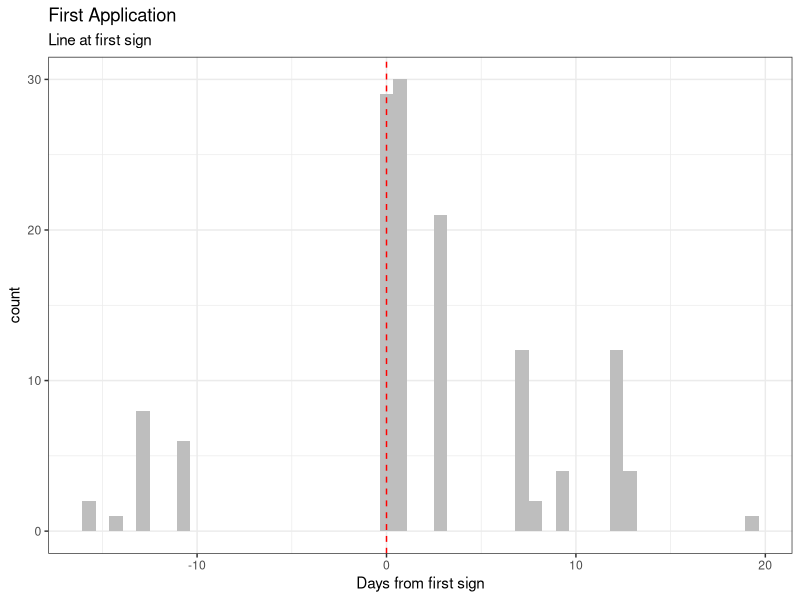
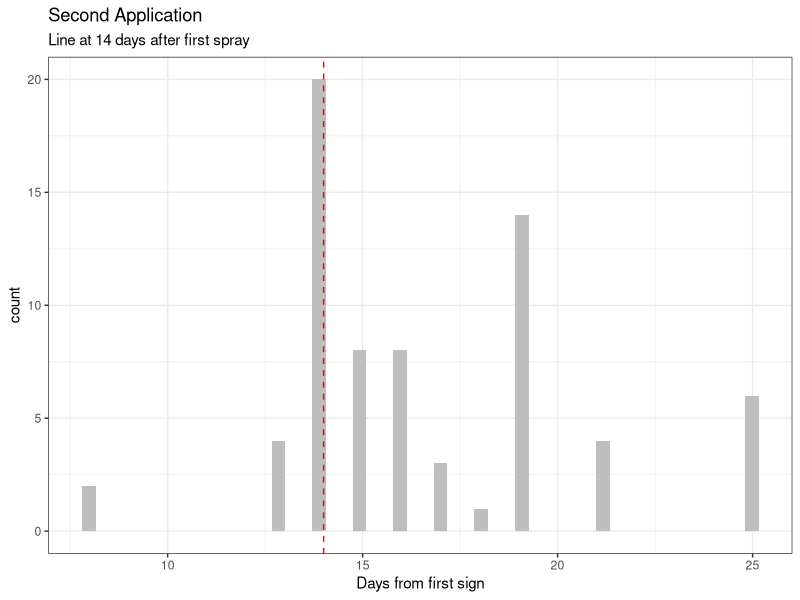
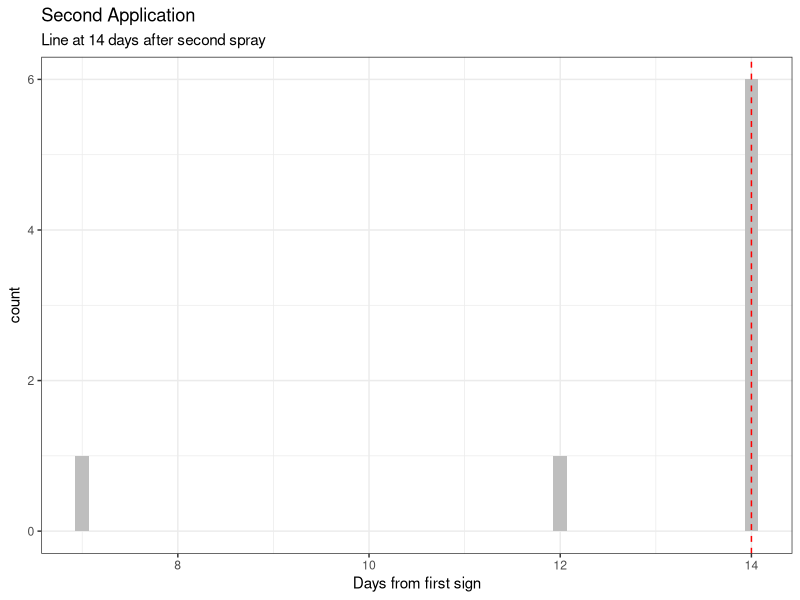
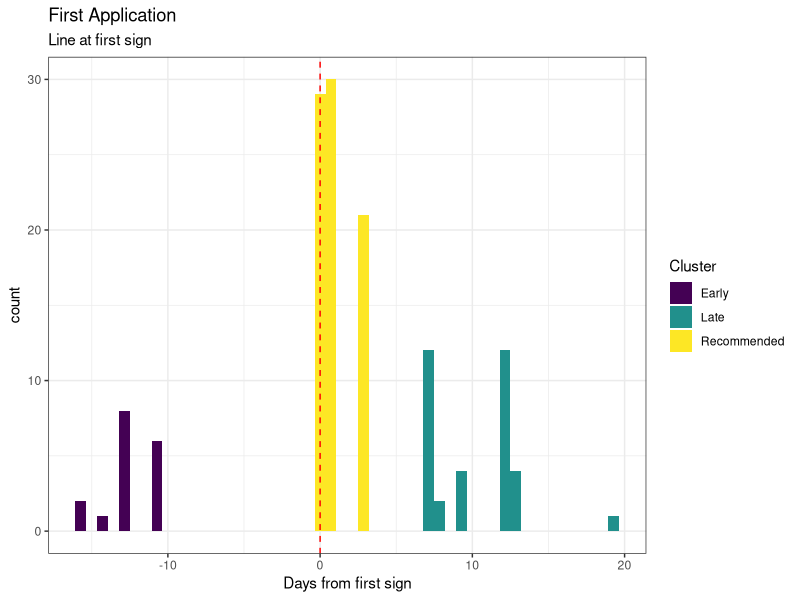
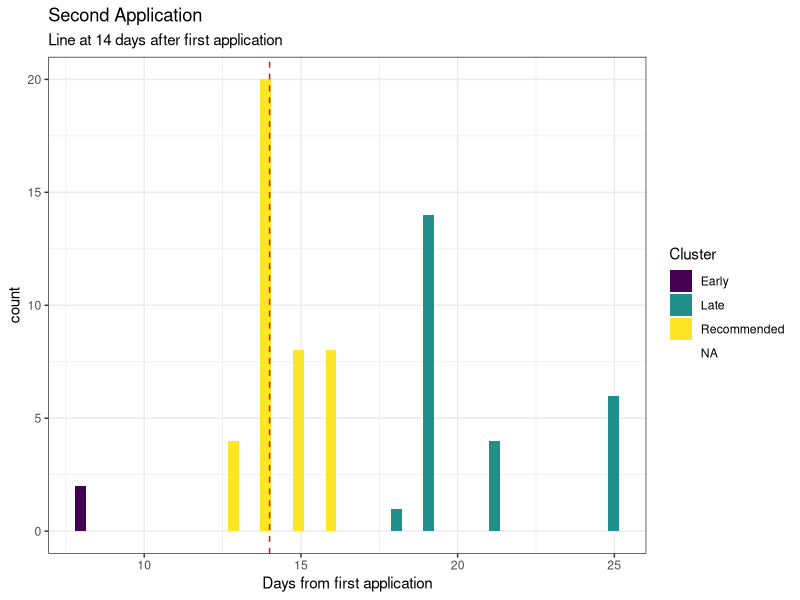
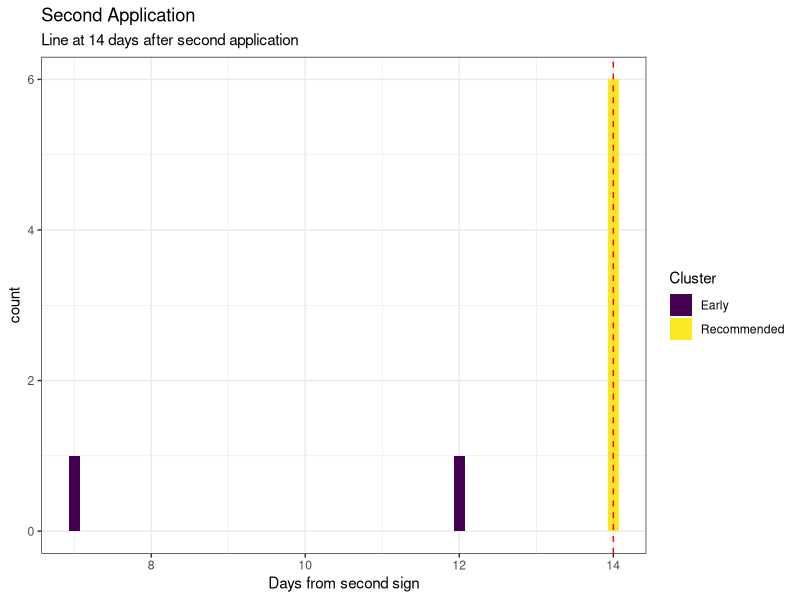

Source code (R) for these figures, in order:
## ---- chunk 1
knitr::opts_chunk$set(echo = TRUE)
library(tidyverse)
library(lubridate)
library(skimr)
mb <- read_csv("slim_PM_dat.csv")
## ---- chunk 2
mb <-
  mb %>%
  mutate(fungicide_timing_1 = fungicide_application_1 - first_sign_disease) %>%
  mutate(fungicide_timing_2 = fungicide_application_2 - fungicide_application_1) %>%
  mutate(fungicide_timing_3 = fungicide_application_3 - fungicide_application_2) %>%
  filter(!is.na(grain_yield.t.ha)) %>% 
  filter(!is.na(PM_final_severity))
## ---- chunk 3
skim(mb)
## ---- chunk 4
ggplot(filter(mb, !is.na(fungicide_timing_1)),
       aes(x = as.numeric(fungicide_timing_1))) +
  geom_histogram(bins = 50, fill = "grey") +
  geom_vline(linetype = 2,
             xintercept = 0,
             colour = "red") +
  xlab("Days from first sign") +
  ggtitle("First Application",
          subtitle = "Line at first sign") +
  theme_bw()
## ---- chunk 5
ggplot(filter(mb, !is.na(fungicide_timing_2)),
       aes(x = as.numeric(fungicide_timing_2))) +
   geom_histogram(bins = 50, fill = "grey") +
   geom_vline(linetype = 2,
              xintercept = 14,
              colour = "red") +
   xlab("Days from first sign") +
   ggtitle("Second Application",
           subtitle = "Line at 14 days after first spray") +
   theme_bw()
## ---- chunk 6
ggplot(filter(mb, !is.na(fungicide_timing_3)),
       aes(x = as.numeric(fungicide_timing_3))) +
   geom_histogram(bins = 50, fill = "grey") +
   geom_vline(linetype = 2,
              xintercept = 14,
              colour = "red") +
   xlab("Days from first sign") +
   ggtitle("Second Application",
           subtitle = "Line at 14 days after second spray") +
   theme_bw()
## ---- chunk 7
mb <-
  mb %>%
  mutate(
    cluster_1 = case_when(
      fungicide_timing_1 < 0 ~ "Early",
      fungicide_timing_1 >= 0 &
        fungicide_timing_1 < 4 ~ "Recommended",
      fungicide_timing_1 > 4 ~ "Late"
    )
  ) %>%
  mutate(
    cluster_2 = case_when(
      fungicide_timing_2 < 13 ~ "Early",
      fungicide_timing_2 >= 13 &
        fungicide_timing_2 < 17 ~ "Recommended",
      fungicide_timing_2 > 17 ~ "Late"
    )
  ) %>% 
  mutate(
    cluster_3 = case_when(
      fungicide_timing_3 < 14 ~ "Early",
      fungicide_timing_3 == 14 ~ "Recommended"
    )
  )
## ---- chunk 8
ggplot(filter(mb, !is.na(fungicide_timing_1)),
       aes(x = as.numeric(fungicide_timing_1))) +
  geom_histogram(bins = 50, aes(fill = cluster_1)) +
  scale_fill_viridis_d("Cluster") +
   geom_vline(linetype = 2,
              xintercept = 0,
              colour = "red") +
   xlab("Days from first sign") +
   ggtitle("First Application",
           subtitle = "Line at first sign") +
   theme_bw()
## ---- chunk 9
ggplot(filter(mb, !is.na(fungicide_timing_2)),
       aes(x = as.numeric(fungicide_timing_2))) +
  geom_histogram(bins = 50, aes(fill = cluster_2)) +
  scale_fill_viridis_d("Cluster") +
  geom_vline(linetype = 2,
             xintercept = 14,
             colour = "red") +
  xlab("Days from first application") +
  ggtitle("Second Application",
          subtitle = "Line at 14 days after first application") +
  theme_bw()
## ---- chunk 10
ggplot(filter(mb, !is.na(fungicide_timing_3)),
       aes(x = as.numeric(fungicide_timing_3))) +
  geom_histogram(bins = 50, aes(fill = cluster_3)) +
  scale_fill_viridis_d("Cluster") +
  geom_vline(linetype = 2,
             xintercept = 14,
             colour = "red") +
  xlab("Days from second sign") +
  ggtitle("Second Application",
          subtitle = "Line at 14 days after second application") +
  theme_bw()
